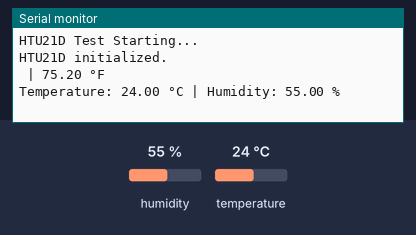
This sketch was run on a simulated Arduino Uno, built with avr-gcc and run on an emulated ATmega328P. On the bench: the last lines printed to the serial monitor. The inputs (shaded band) are chosen by the test bench; at power-on: humidity 55 %, temperature 24 °C.

Above: at 6.2 s.
6.3 s: humidity set to 22 %
At 7.6 s:
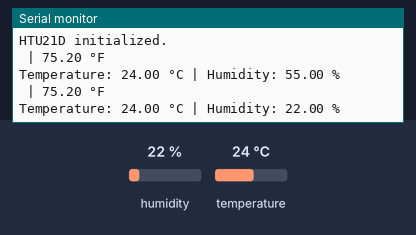
8.7 s: temperature set to 12 °C
At 10.6 s:
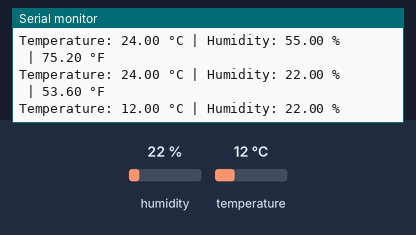
11.1 s: humidity set to 40 %
At 12.5 s:
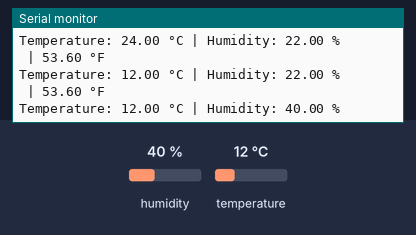
Timing chart, 0 to 14.1 s (numbered marks = the images above; inputs shaded):
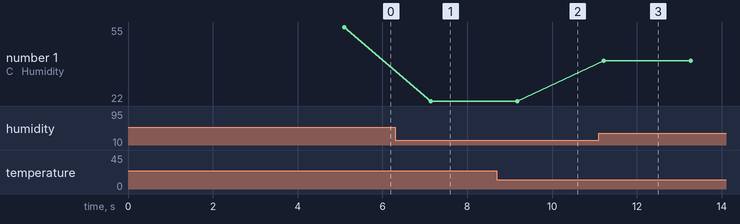

The sketch:

sketch_initial.ino
```cpp
#include <Wire.h>
#include <SparkFunHTU21D.h>

HTU21D mySensor;

void setup() {
  Serial.begin(9600);
  Wire.begin();

  Serial.println("HTU21D Test Starting...");

  mySensor.begin();

  // Allow sensor to stabilize
  delay(5000);

  // Throw away first readings
  mySensor.readTemperature();
  mySensor.readHumidity();

  Serial.println("HTU21D initialized.");
}


void loop() {
  float humidity = mySensor.readHumidity();
  float temperature = mySensor.readTemperature();
  float tempF = temperature * 9.0 / 5.0 + 32.0;

  Serial.print(" | ");
  Serial.print(tempF);
  Serial.println(" °F");


  Serial.print("Temperature: ");
  Serial.print(temperature);
  Serial.print(" °C | ");

  Serial.print("Humidity: ");
  Serial.print(humidity);
  Serial.println(" %");

  delay(2000);
}
```

Measured:
- after the input at 6.3 s, the serial monitor: prints a new line after 0.84 s (image 1)
- after the input at 8.7 s, the serial monitor: prints a new line after 0.47 s (image 2)
- after the input at 11.1 s, the serial monitor: prints a new line after 0.12 s (image 3)
- plotted number 1: 55 → 22 after the input at 6.3 s, 22 → 40 after the input at 11.1 s
